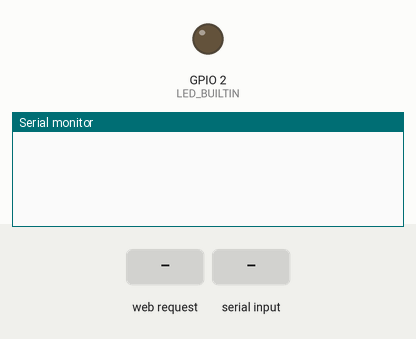
A sketch run on a simulated ESP32. Shown: output pins drawn as LEDs (lit = HIGH), the last lines printed to the serial monitor. Inputs (shaded band) come from the test bench. Storage starts empty.

Above: at 1.2 s.
1.3 s: HTTP request GET / received
At 1.9 s:
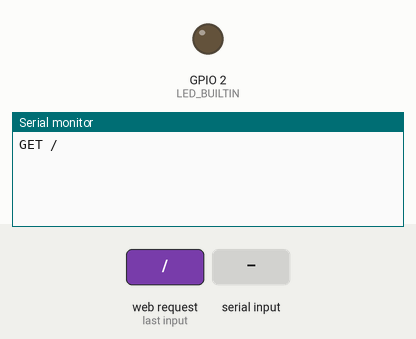
2.8 s: "c" received over Serial
At 3.5 s:
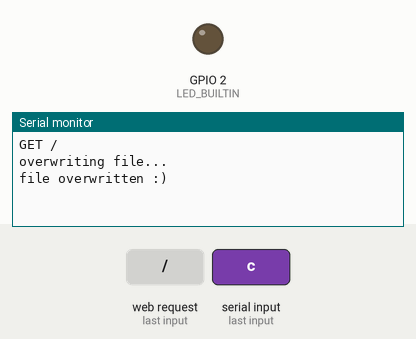
4.3 s: HTTP request GET /posts received
At 5.4 s:
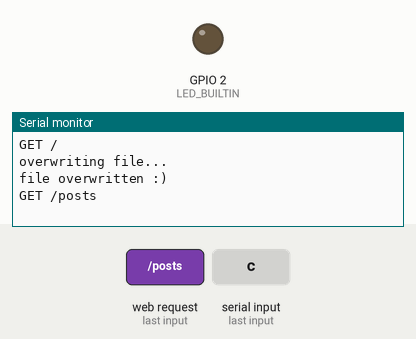

Measured:
- after the input at 1.3 s, the serial monitor: prints a new line at once (image 1)
- after the input at 2.8 s, the serial monitor: prints a new line at once (image 2)
- after the input at 4.3 s, the serial monitor: prints a new line at once (image 3)

The sketch:

chatio.ino
```cpp
#include <WiFi.h>
#include <DNSServer.h>
#include <WebServer.h>
#include <SPIFFS.h>
#include <FS.h>
#include "HTMLPAGE.h"

#define FORMAT_SPIFFS_IF_FAILED true
#define RECORD_SEP "\x1E"

int LED_BUILTIN = 2;
const byte DNS_PORT = 53;
IPAddress apIP(192, 168, 1, 1);
DNSServer dnsServer;
WebServer server(80);

const char* filename = "/posts.txt";

void sendPage(){
  Serial.println("GET /");
  server.send(200,"text/html",HTMLPAGE);
}

void sendMessages(){
  Serial.println("GET /posts");
  File file = SPIFFS.open(filename, FILE_READ);
  if(!file){
      Serial.println("- failed to open file for reading");
  }

  server.streamFile(file,"text/plain");

  file.close();
}

void receiveMessage(){
  Serial.println("POST /post");
  int argCount = server.args();
  if (argCount == 0){
    Serial.println("zero args?");
  }

  File file = SPIFFS.open(filename, FILE_APPEND);
  if(!file){
      Serial.println("- failed to open file for writing");
  }
  if(argCount == 1){
    String line = server.arg(0);
    line.replace(String(RECORD_SEP),String(""));
    file.print(line);
    file.print(RECORD_SEP);
    Serial.print("New message: ");
    Serial.println(line);

    if(line=="/led ON"){
      digitalWrite(LED_BUILTIN, HIGH);
    }

    if(line=="/led OFF"){
      digitalWrite(LED_BUILTIN, LOW);
    }

    if(line=="/help"){
      file.print("/led ON : Allumer la led \n /led OFF : Eteindre la led \n");
      file.print(RECORD_SEP);
      Serial.print("New message: ");
      Serial.println(line);
    }

  }
  file.close();

  server.send(200,"text.plain","");
}

void setup() {
  pinMode(LED_BUILTIN, OUTPUT);
  Serial.begin(115200);
  if(!SPIFFS.begin(FORMAT_SPIFFS_IF_FAILED)){
    Serial.println("SPIFFS Mount Failed");
    return;
  }


  File file = SPIFFS.open(filename, FILE_READ);
  if(!file){
      file.close();
      File file_write = SPIFFS.open(filename, FILE_WRITE);
      if(!file_write){
          Serial.println("- failed to create file?!?");
      }
      else{
        file_write.print("");
        file_write.close();
      }
  }else{
    file.close();
  }

  WiFi.mode(WIFI_AP);
  WiFi.softAPConfig(apIP, apIP, IPAddress(255, 255, 255, 0));
  WiFi.softAP("Chat.io");

  dnsServer.start(DNS_PORT, "*", apIP);

  // init http server
  server.on("/", HTTP_GET, sendPage);
  server.on("/index.html", HTTP_GET, sendPage);
  server.on("/posts", HTTP_GET, sendMessages);
  server.on("/post", HTTP_POST, receiveMessage);
  server.begin();
}

void loop() {
  dnsServer.processNextRequest();
  server.handleClient();

  // type a "c" in the serial monitor to clean the database
  if (Serial.available() > 0) {
    int incomingByte = Serial.read();
    if(incomingByte == 99){
      Serial.println("overwriting file...");
      File file_write = SPIFFS.open(filename, FILE_WRITE);
      file_write.print("");
      file_write.close();
      Serial.println("file overwritten :)");
    }
  }

}
```

HTMLPAGE.h
```cpp
String HTMLPAGE ="<!DOCTYPE html> <html> <head> <meta charset=\"utf-8\"> <meta name=\"viewport\" content=\"width=device-width, initial-scale=1.0, user-scalable=1.0, minimum-scale=1.0, maximum-scale=1.0\"> </head> <body> <center> <h1> <div><p><b>Chat.io</b></p></div> </h1> </center> <noscript> <p>Sorry, you'll need javascript to submit a post... but here's what people have been saying:</p> <iframe sandbox src=\"./posts\"></iframe> </noscript> <div id=\"l\"></div> <div id=\"f\"> <textarea type=\"text\" id=\"t\"></textarea><button id=\"s\">Post</button> </div> <script type=\"text/javascript\"> var log=console.error; var $=i=>document.getElementById(i); var ready=true; g=()=>{/*get new messages*/ if(!ready){return;} fetch('./posts') .then(r=>r.text()) .then((t)=>{ $('l').innerHTML=t .split('\\u001e') .map(s=>s.replace(/</g,'&lt;')) .map(s=>s.replace(/>/g,'&gt;')) .map(s=>s.replace(/\\n/g,'<br>')) .map(s=>'<p>'+s+'</p>') .join(''); ready=true; }) .catch((e)=>{ log(e); ready=true; }); }; g(); setInterval(g,1000); $('s').addEventListener('click',e=>{ fetch('./post',{method:'POST',body:$('t').value}) .then(r=>{ $('t').value=''; g(); }) .catch(e=>{ log(e); g(); }) }); </script> <style type=\"text/css\"> div{ width:100%; display:block; } #f{ display:flex; align-items:stretch; height:50px; } p{ border-bottom:solid 1px rgba(0,0,0,0.1); padding:1em; margin:0; word-wrap:break-word; } textarea{ flex:1 0 auto; padding:0; line-height:40px; border-radius:12px; } html,body{ width:100%; min-height:100%; margin:0; padding:0; font-size:15px; font-family:-apple-system, BlinkMacSystemFont, \"Segoe UI\", Roboto, \"Helvetica Neue\", Arial, sans-serif, \"Apple Color Emoji\", \"Segoe UI Emoji\", \"Segoe UI Symbol\"; } body{ display:flex; flex-direction:column; } textarea,button{ font-size:15px; height:40px; } button{ margin-left:10px; border-radius:12px; background-color:gray; border: none; color:white; padding: 0px 15px; text-decoration: none; display: inline-block; } </style> </body> </html>";
```
